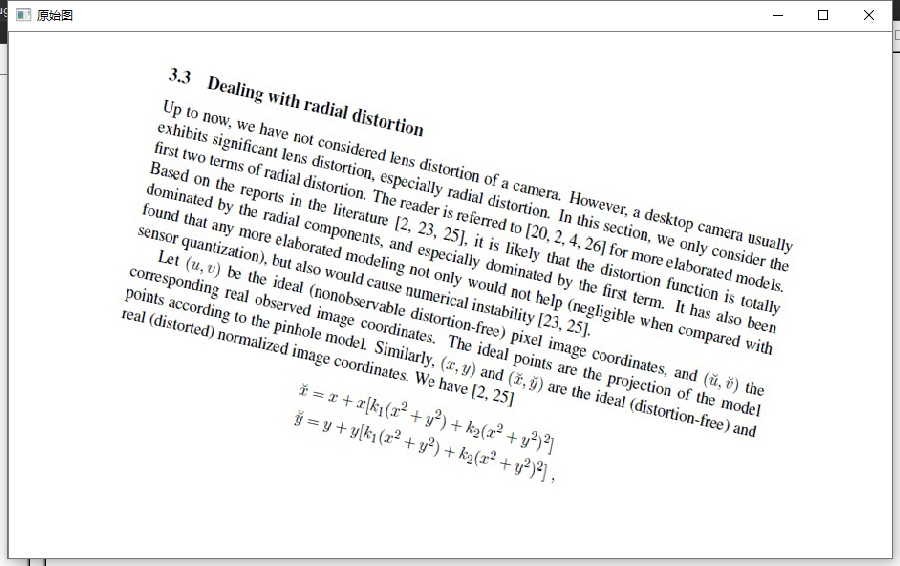
//> input picture doc.png, 900 x 566 px
$ ./doc_Turn_positive   (built with g++ and OpenCV 4)
//> lines starting //> are read from the running program, lines starting //| are printed output that depends on the picture; after the words box and inside, x2 and y2 are one past the last pixel; in counts of white or black regions, pixels touching at a corner belong together
//我刚写了一下,我使用第一个算法就能实现第三张图片的校正,
// 你的for循环里面有问题,找到最大的轮廓执行一次就可以,
// 尽管是CV_RETR_EXTERNAL,它找到的轮廓也不止一个

//背景最好是黑色 找接近白色的物体进行纠正
#include<iostream>
#include<opencv2/opencv.hpp>

using namespace std;
using namespace cv;

int main()
{
    Mat srcImage  = imread("doc.png");
//> srcImage is the input picture: 566 rows x 900 cols, CV_8UC3; mean B, G, R 241.4, 241.7, 241.4

    if(srcImage.cols>1000||srcImage.rows>800){
        pyrDown(srcImage,srcImage);
        pyrDown(srcImage,srcImage);
        pyrDown(srcImage,srcImage);
    }

    Mat grayImage,binaryImage;
    cvtColor(srcImage,grayImage,CV_BGR2GRAY);
    adaptiveThreshold(grayImage,binaryImage,255,ADAPTIVE_THRESH_MEAN_C,THRESH_BINARY,7,0);
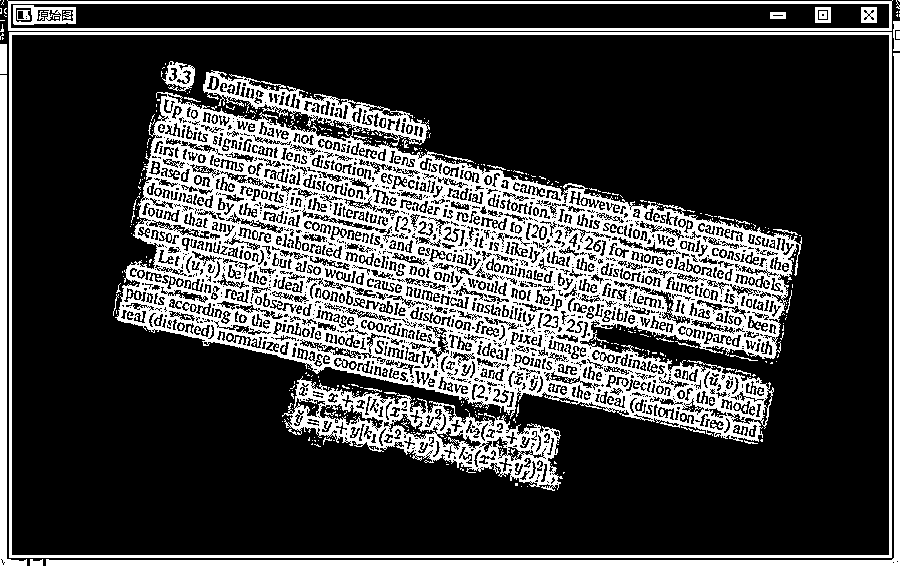
//> binaryImage: 566 rows x 900 cols, CV_8UC1; 26.7% white; 617 white regions (572 under 20 px)

    vector<vector<Point> > contours;
    //只匹配外框CV_RETR_EXTERNAL,找出最大的轮廓
    findContours(binaryImage,contours,CV_RETR_EXTERNAL,CV_CHAIN_APPROX_NONE);
//> contours = 23 contours, 15 with area under 20; largest, box (x1, y1, x2, y2) and area: (9, 32, 892, 558) 463050, (7, 0, 893, 31) 25607, (46, 53, 900, 566) 6810, (0, 75, 27, 566) 3040, (0, 44, 7, 74) 174, (893, 21, 900, 51) 104, (30, 559, 43, 566) 56, (896, 31, 900, 39) 21
    float area = boundingRect(contours[0]).area();int index = 0;
//> after `float area = boundingRect(contours[0]).area()`: area = 91
    for(int i = 1;i<contours.size();i++)
    {

        if(boundingRect(contours[i]).area()>area)
        {
            area = boundingRect(contours[i]).area();
            index = i;
        }
    }
//> this loop made 22 passes
//> area on passes 1, 2, 6: 13257, 438102, 464458
//> after the loop, area = 464458; index = 6

    Rect maxRect = boundingRect(contours[index]);
//> maxRect = Rect(9, 32, 883, 526)
    Mat ROI = binaryImage(maxRect);
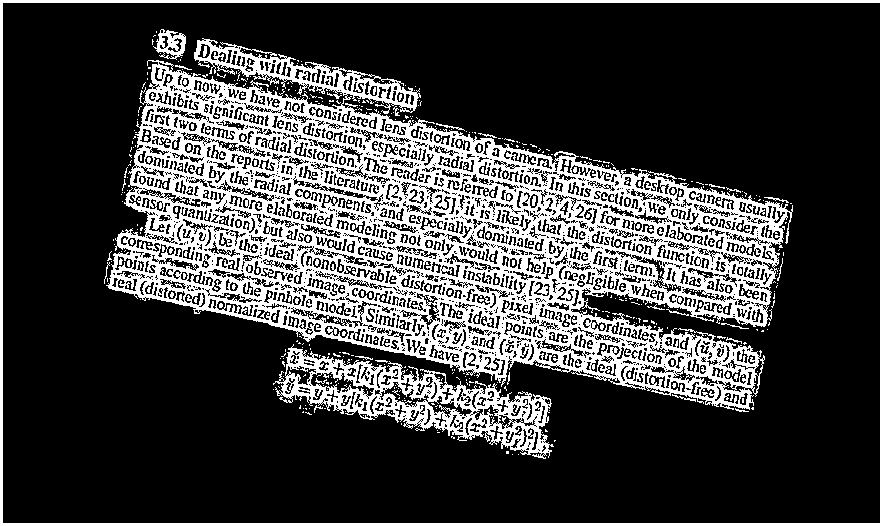
//> ROI: 526 rows x 883 cols, CV_8UC1; 25.2% white; 584 white regions (553 under 20 px), largest, box (x1, y1, x2, y2) and area: (106, 38, 793, 410) 95019, (273, 344, 554, 459) 9210, (0, 0, 883, 526) 8418
    imshow("maxROI",ROI);

    RotatedRect rect = minAreaRect(contours[index]);
//> rect = centre (450, 294.5), size (525, 882), angle -90
    Point2f rectPoint[4];
    rect.points(rectPoint);//获取四个顶点坐标
//> rectPoint = 4 Points (x, y): [891, 557], [9, 557], [9, 32], [891, 32]
    double angle = rect.angle;
//> angle = -90
    angle += 90;
//> angle = 0

    Point2f center = rect.center;
//> center = Point(450, 294.5)
    Mat RoiSrcImg = Mat::zeros(srcImage.size(),srcImage.type());

    drawContours(binaryImage,contours,-1,Scalar(255),CV_FILLED);
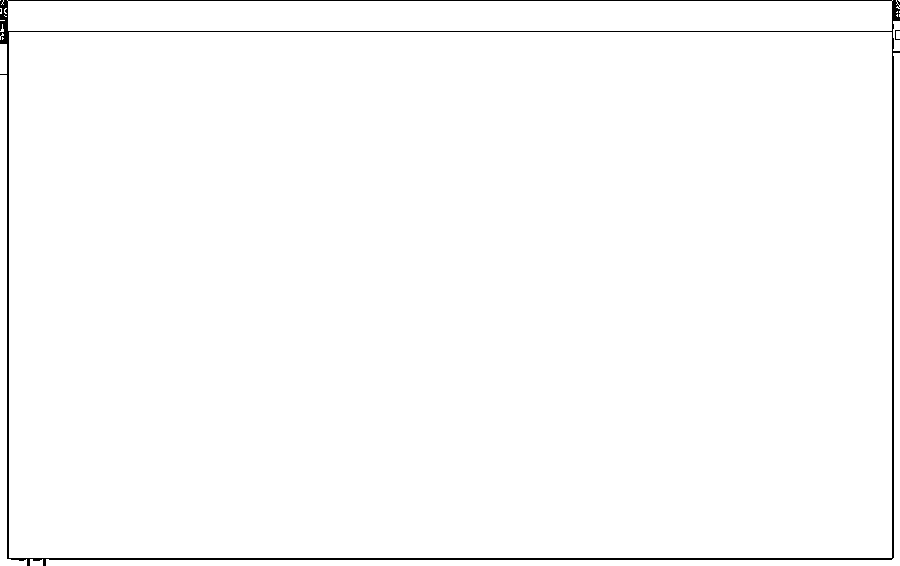
//> binaryImage: 566 rows x 900 cols, CV_8UC1; 98.8% white; black in thin lines or dots
    // srcImage.copyTo(RoiSrcImg,binaryImage);
    srcImage.copyTo(RoiSrcImg);

    Mat Matrix = getRotationMatrix2D(center,angle,0.8);//得到旋转矩阵算子
//> Matrix = [[0.8, 0, 90], [0, 0.8, 58.9]]
    warpAffine(RoiSrcImg,RoiSrcImg,Matrix,RoiSrcImg.size(),1,0,Scalar(0,0,0));
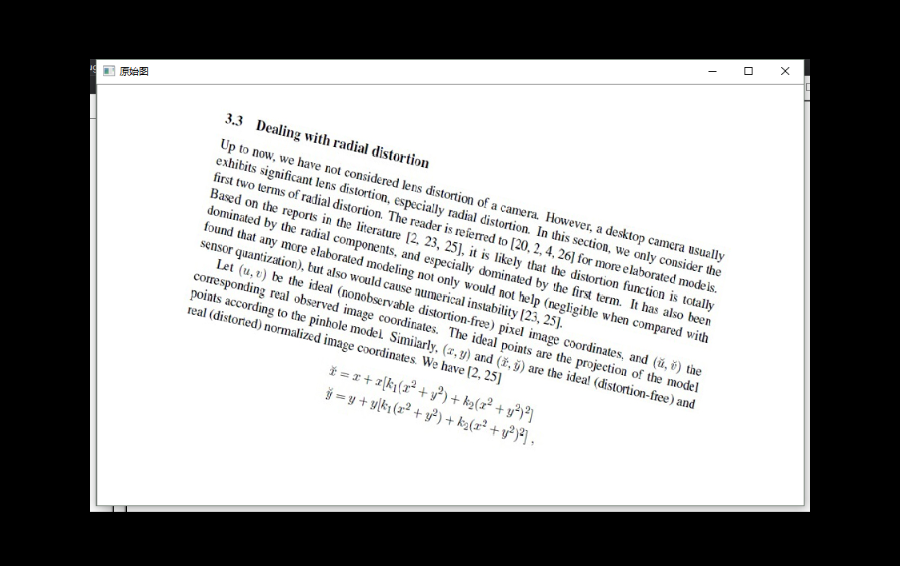
//> RoiSrcImg: 566 rows x 900 cols, CV_8UC3; mean B, G, R 154.5, 154.7, 154.5

    imshow("src Image",srcImage);
    imshow("recorrected",RoiSrcImg);

    while(waitKey()!='q'){}
//> the 'q' key is pressed
    return 0;
}
